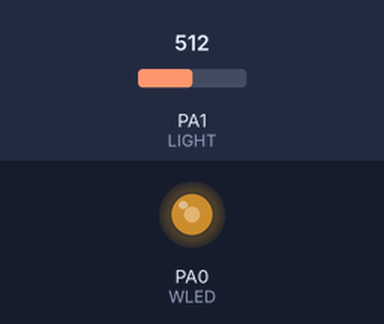
A sketch run on a simulated STM32 Blue Pill. Shown: output pins drawn as LEDs (lit = HIGH). Inputs (shaded band) come from the test bench; at power-on: PA1 (LIGHT) = 512.

Above: at 1.2 s.
1.3 s: PA1 (LIGHT) set to 716
At 2.5 s:
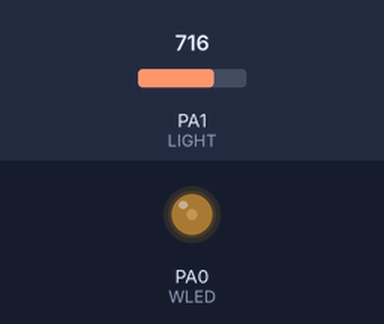
2.8 s: PA1 (LIGHT) set to 900
At 3.9 s:
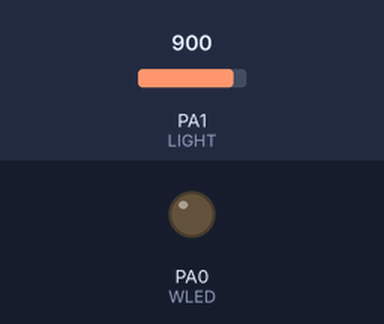
4.3 s: PA1 (LIGHT) set to 306
At 5.0 s:
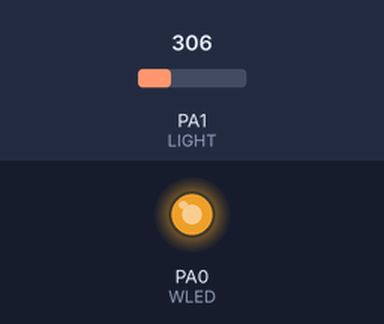
5.8 s: PA1 (LIGHT) set to 511
At 6.1 s:
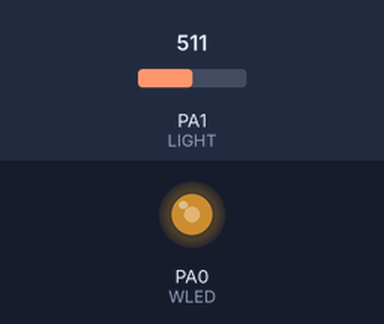
7.3 s: PA1 (LIGHT) set to 910
At 8.5 s:
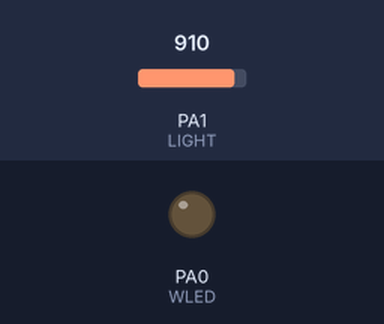
Timing chart, 0 to 9.8 s (numbered marks = the images above; inputs shaded):
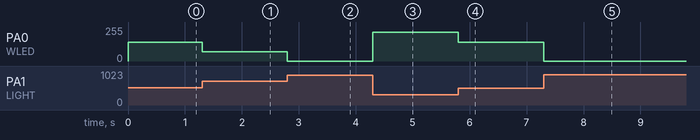

Measured:
- after the input at 1.3 s, PA0 (WLED): 142/255 → 68/255 at once
- after the input at 2.8 s, PA0 (WLED): 68/255 → 0/255 at once
- after the input at 4.3 s, PA0 (WLED): 0/255 → 217/255 at once
- after the input at 5.8 s, PA0 (WLED): 217/255 → 142/255 at once
- after the input at 7.3 s, PA0 (WLED): 142/255 → 0/255 at once

The sketch:

exp07-reading-photoresistor.ino
```cpp
// Automatic Night Light
const int WLED = PA0;       // White LED Anode on pin PA0 (PWM)
const int LIGHT = PA1;      // Light Sensor on Analog Pin PA1
const int MIN_LIGHT = 200;  // Minimum Expected light value
const int MAX_LIGHT = 900;  // Maximum Expected Light value

int val = 0;  // Variable to hold the analog reading
void setup() {
  pinMode(WLED, OUTPUT);  // Set White LED pin as output
}
void loop() {
  val = analogRead(LIGHT);                       // Read the light level from the sensor
  val = map(val, MIN_LIGHT, MAX_LIGHT, 255, 0);  // Map brightness inversely
  val = constrain(val, 0, 255);                  // Ensure brightness stays within 0–255
  analogWrite(WLED, val);                        // Set the LED brightness
}
```
